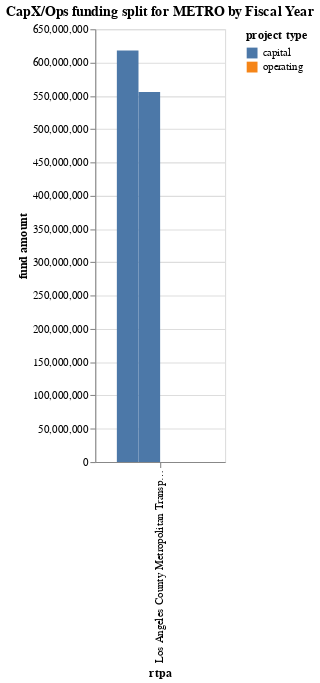

The cell this chart's notebook holds for it:
### Code cell
metro_split

### Figure 1 — Vega-Lite specification as saved in the notebook (floating-point values rounded to 4 significant figures)
{"config": {"view": {"continuousWidth": 300, "continuousHeight": 300}}, "data": {"name": "data-7480d9d1274e871104b294487b44e3f7"}, "mark": {"type": "bar", "point": true}, "encoding": {"color": {"field": "project type", "type": "nominal"}, "detail": {"field": "fiscal year", "type": "nominal"}, "tooltip": [{"field": "rtpa", "type": "nominal"}, {"field": "project type", "type": "nominal"}, {"field": "fund amount", "type": "quantitative"}, {"field": "fiscal year", "type": "nominal"}], "x": {"field": "rtpa", "type": "nominal"}, "xOffset": {"field": "fiscal year", "type": "nominal"}, "y": {"field": "fund amount", "type": "quantitative"}}, "height": 400, "title": "CapX/Ops funding split for METRO by Fiscal Year", "width": "container", "$schema": "https://vega.github.io/schema/vega-lite/v5.17.0.json", "datasets": {"data-7480d9d1274e871104b294487b44e3f7": [{"rtpa": "Los Angeles County Metropolitan Transportation Authority", "project type": "capital", "fiscal year": "23-24", "fund amount": 618145878}, {"rtpa": "Los Angeles County Metropolitan Transportation Authority", "project type": "capital", "fiscal year": "24-25", "fund amount": 555778204}, {"rtpa": "Los Angeles County Metropolitan Transportation Authority", "project type": "capital", "fiscal year": "25-26", "fund amount": 0}, {"rtpa": "Los Angeles County Metropolitan Transportation Authority", "project type": "capital", "fiscal year": "26-27", "fund amount": 0}, {"rtpa": "Los Angeles County Metropolitan Transportation Authority", "project type": "operating", "fiscal year": "23-24", "fund amount": 0}, {"rtpa": "Los Angeles County Metropolitan Transportation Authority", "project type": "operating", "fiscal year": "24-25", "fund amount": 0}, {"rtpa": "Los Angeles County Metropolitan Transportation Authority", "project type": "operating", "fiscal year": "25-26", "fund amount": 0}, {"rtpa": "Los Angeles County Metropolitan Transportation Authority", "project type": "operating", "fiscal year": "26-27", "fund amount": 0}]}}
